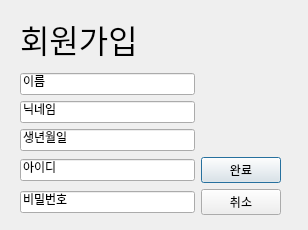
<?xml version="1.0" encoding="UTF-8"?>
<ui version="4.0">
 <class>Dialog</class>
 <widget class="QDialog" name="Dialog">
  <property name="geometry">
   <rect>
    <x>0</x>
    <y>0</y>
    <width>308</width>
    <height>230</height>
   </rect>
  </property>
  <property name="windowTitle">
   <string>Signup</string>
  </property>
  <widget class="QWidget" name="">
   <property name="geometry">
    <rect>
     <x>20</x>
     <y>10</y>
     <width>261</width>
     <height>205</height>
    </rect>
   </property>
   <layout class="QGridLayout" name="gridLayout">
    <item row="4" column="1">
     <widget class="QPushButton" name="btn_confirm">
      <property name="text">
       <string>완료</string>
      </property>
     </widget>
    </item>
    <item row="3" column="0">
     <widget class="QLineEdit" name="lineEdit_birth">
      <property name="text">
       <string>생년월일</string>
      </property>
     </widget>
    </item>
    <item row="5" column="0">
     <widget class="QLineEdit" name="lineEdit_passwd">
      <property name="text">
       <string>비밀번호</string>
      </property>
     </widget>
    </item>
    <item row="2" column="0">
     <widget class="QLineEdit" name="lineEdit_nickname">
      <property name="text">
       <string>닉네임</string>
      </property>
     </widget>
    </item>
    <item row="5" column="1">
     <widget class="QPushButton" name="btn_cancel">
      <property name="text">
       <string>취소</string>
      </property>
     </widget>
    </item>
    <item row="4" column="0">
     <widget class="QLineEdit" name="lineEdit_id">
      <property name="text">
       <string>아이디</string>
      </property>
     </widget>
    </item>
    <item row="0" column="0">
     <widget class="QLabel" name="label_title">
      <property name="font">
       <font>
        <pointsize>24</pointsize>
       </font>
      </property>
      <property name="text">
       <string>회원가입</string>
      </property>
      <property name="alignment">
       <set>Qt::AlignLeading|Qt::AlignLeft|Qt::AlignVCenter</set>
      </property>
     </widget>
    </item>
    <item row="1" column="0">
     <widget class="QLineEdit" name="lineEdit_name">
      <property name="text">
       <string>이름</string>
      </property>
     </widget>
    </item>
   </layout>
  </widget>
 </widget>
 <resources/>
 <connections/>
</ui>
